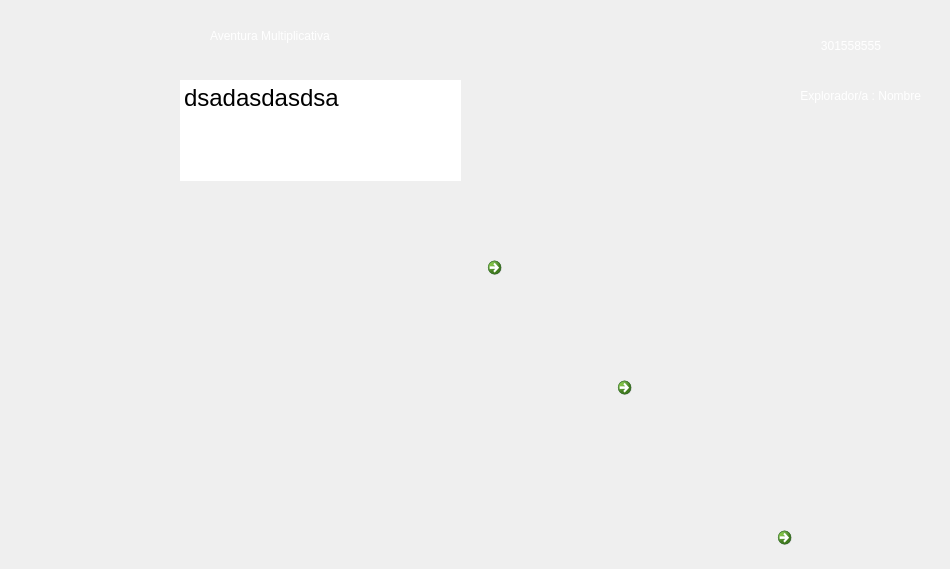
<?xml version="1.0" encoding="UTF-8"?>
<ui version="4.0">
 <class>MainWindow</class>
 <widget class="QMainWindow" name="MainWindow">
  <property name="geometry">
   <rect>
    <x>0</x>
    <y>0</y>
    <width>950</width>
    <height>569</height>
   </rect>
  </property>
  <property name="windowTitle">
   <string>Shake-Shake</string>
  </property>
  <property name="styleSheet">
   <string notr="true">QPushButton{
	border-radius: 60px;
}
QPushButton:pressed {
	border-radius: 30px;
    padding-top: 2px;
    padding-left: 3px;
}
QPushButton:hover {
	qproperty-iconSize: 16px 16px;

        padding-right: 3px;
}</string>
  </property>
  <widget class="QWidget" name="centralwidget">
   <widget class="QPushButton" name="AmigosMulti1">
    <property name="geometry">
     <rect>
      <x>40</x>
      <y>280</y>
      <width>151</width>
      <height>131</height>
     </rect>
    </property>
    <property name="cursor">
     <cursorShape>PointingHandCursor</cursorShape>
    </property>
    <property name="styleSheet">
     <string notr="true"/>
    </property>
    <property name="text">
     <string/>
    </property>
    <property name="icon">
     <iconset>
      <normaloff>Images/AventuraMultiplicativanv1.png</normaloff>Images/AventuraMultiplicativanv1.png</iconset>
    </property>
    <property name="iconSize">
     <size>
      <width>150</width>
      <height>150</height>
     </size>
    </property>
   </widget>
   <widget class="QPushButton" name="AmigosMulti3">
    <property name="geometry">
     <rect>
      <x>420</x>
      <y>360</y>
      <width>151</width>
      <height>131</height>
     </rect>
    </property>
    <property name="cursor">
     <cursorShape>PointingHandCursor</cursorShape>
    </property>
    <property name="styleSheet">
     <string notr="true">font: italic 14pt &quot;Arial&quot;;
color: rgb(0, 17, 255);
</string>
    </property>
    <property name="text">
     <string/>
    </property>
    <property name="icon">
     <iconset>
      <normaloff>Images/AventuraMultiplicativanv3.png</normaloff>Images/AventuraMultiplicativanv3.png</iconset>
    </property>
    <property name="iconSize">
     <size>
      <width>300</width>
      <height>150</height>
     </size>
    </property>
   </widget>
   <widget class="QPushButton" name="AmigosMulti2">
    <property name="geometry">
     <rect>
      <x>210</x>
      <y>420</y>
      <width>141</width>
      <height>141</height>
     </rect>
    </property>
    <property name="cursor">
     <cursorShape>PointingHandCursor</cursorShape>
    </property>
    <property name="styleSheet">
     <string notr="true"/>
    </property>
    <property name="text">
     <string/>
    </property>
    <property name="icon">
     <iconset>
      <normaloff>Images/AventuraMultiplicativanv2.png</normaloff>Images/AventuraMultiplicativanv2.png</iconset>
    </property>
    <property name="iconSize">
     <size>
      <width>150</width>
      <height>150</height>
     </size>
    </property>
   </widget>
   <widget class="QLabel" name="label_7">
    <property name="geometry">
     <rect>
      <x>70</x>
      <y>20</y>
      <width>441</width>
      <height>241</height>
     </rect>
    </property>
    <property name="styleSheet">
     <string notr="true">font: 16pt &quot;Pristina&quot;;
</string>
    </property>
    <property name="text">
     <string/>
    </property>
    <property name="pixmap">
     <pixmap>Images/dialogo2.png</pixmap>
    </property>
    <property name="scaledContents">
     <bool>true</bool>
    </property>
   </widget>
   <widget class="QTextEdit" name="dialogo">
    <property name="enabled">
     <bool>true</bool>
    </property>
    <property name="geometry">
     <rect>
      <x>180</x>
      <y>80</y>
      <width>281</width>
      <height>101</height>
     </rect>
    </property>
    <property name="styleSheet">
     <string notr="true">font: 18pt &quot;Times New Roman&quot;;
border-color: rgb(255, 255, 255);
border:none</string>
    </property>
    <property name="readOnly">
     <bool>true</bool>
    </property>
    <property name="html">
     <string>&lt;!DOCTYPE HTML PUBLIC &quot;-//W3C//DTD HTML 4.0//EN&quot; &quot;http://www.w3.org/TR/REC-html40/strict.dtd&quot;&gt;
&lt;html&gt;&lt;head&gt;&lt;meta name=&quot;qrichtext&quot; content=&quot;1&quot; /&gt;&lt;style type=&quot;text/css&quot;&gt;
p, li { white-space: pre-wrap; }
&lt;/style&gt;&lt;/head&gt;&lt;body style=&quot; font-family:'Times New Roman'; font-size:18pt; font-weight:400; font-style:normal;&quot;&gt;
&lt;p style=&quot; margin-top:0px; margin-bottom:0px; margin-left:0px; margin-right:0px; -qt-block-indent:0; text-indent:0px;&quot;&gt;dsadasdasdsa&lt;/p&gt;&lt;/body&gt;&lt;/html&gt;</string>
    </property>
   </widget>
   <widget class="QLabel" name="shake">
    <property name="geometry">
     <rect>
      <x>10</x>
      <y>140</y>
      <width>151</width>
      <height>151</height>
     </rect>
    </property>
    <property name="text">
     <string/>
    </property>
    <property name="pixmap">
     <pixmap>Images/shakehabla.gif</pixmap>
    </property>
    <property name="scaledContents">
     <bool>true</bool>
    </property>
   </widget>
   <widget class="QLabel" name="label_2">
    <property name="geometry">
     <rect>
      <x>-60</x>
      <y>-80</y>
      <width>1021</width>
      <height>651</height>
     </rect>
    </property>
    <property name="text">
     <string/>
    </property>
    <property name="pixmap">
     <pixmap>Images/fondo.jpg</pixmap>
    </property>
    <property name="scaledContents">
     <bool>true</bool>
    </property>
   </widget>
   <widget class="QCommandLinkButton" name="reglas1">
    <property name="geometry">
     <rect>
      <x>480</x>
      <y>250</y>
      <width>71</width>
      <height>81</height>
     </rect>
    </property>
    <property name="text">
     <string notr="true"/>
    </property>
    <property name="icon">
     <iconset>
      <normaloff>../../../Downloads/Icono-Ayuda.png</normaloff>../../../Downloads/Icono-Ayuda.png</iconset>
    </property>
    <property name="iconSize">
     <size>
      <width>100</width>
      <height>100</height>
     </size>
    </property>
    <property name="shortcut">
     <string/>
    </property>
   </widget>
   <widget class="QCommandLinkButton" name="reglas1_2">
    <property name="geometry">
     <rect>
      <x>610</x>
      <y>370</y>
      <width>71</width>
      <height>81</height>
     </rect>
    </property>
    <property name="text">
     <string notr="true"/>
    </property>
    <property name="icon">
     <iconset>
      <normaloff>../../../Downloads/Icono-Ayuda.png</normaloff>../../../Downloads/Icono-Ayuda.png</iconset>
    </property>
    <property name="iconSize">
     <size>
      <width>100</width>
      <height>100</height>
     </size>
    </property>
    <property name="shortcut">
     <string/>
    </property>
   </widget>
   <widget class="QCommandLinkButton" name="reglas1_3">
    <property name="geometry">
     <rect>
      <x>770</x>
      <y>520</y>
      <width>71</width>
      <height>81</height>
     </rect>
    </property>
    <property name="text">
     <string notr="true"/>
    </property>
    <property name="icon">
     <iconset>
      <normaloff>../../../Downloads/Icono-Ayuda.png</normaloff>../../../Downloads/Icono-Ayuda.png</iconset>
    </property>
    <property name="iconSize">
     <size>
      <width>100</width>
      <height>100</height>
     </size>
    </property>
    <property name="shortcut">
     <string/>
    </property>
   </widget>
   <widget class="QPushButton" name="salir">
    <property name="geometry">
     <rect>
      <x>790</x>
      <y>410</y>
      <width>121</width>
      <height>121</height>
     </rect>
    </property>
    <property name="cursor">
     <cursorShape>PointingHandCursor</cursorShape>
    </property>
    <property name="styleSheet">
     <string notr="true"/>
    </property>
    <property name="text">
     <string/>
    </property>
    <property name="icon">
     <iconset>
      <normaloff>Images/newSalir.png</normaloff>Images/newSalir.png</iconset>
    </property>
    <property name="iconSize">
     <size>
      <width>150</width>
      <height>150</height>
     </size>
    </property>
   </widget>
   <widget class="QLabel" name="nombre">
    <property name="geometry">
     <rect>
      <x>630</x>
      <y>80</y>
      <width>291</width>
      <height>31</height>
     </rect>
    </property>
    <property name="styleSheet">
     <string notr="true">color: rgb(255, 255, 255);
font: 20pt &quot;Times New Roman&quot;;</string>
    </property>
    <property name="text">
     <string>Explorador/a : Nombre</string>
    </property>
    <property name="alignment">
     <set>Qt::AlignRight|Qt::AlignTrailing|Qt::AlignVCenter</set>
    </property>
   </widget>
   <widget class="QLabel" name="label_3">
    <property name="geometry">
     <rect>
      <x>890</x>
      <y>20</y>
      <width>41</width>
      <height>41</height>
     </rect>
    </property>
    <property name="text">
     <string/>
    </property>
    <property name="pixmap">
     <pixmap>Images/shake.png</pixmap>
    </property>
    <property name="scaledContents">
     <bool>true</bool>
    </property>
   </widget>
   <widget class="QLabel" name="totalEstrellas">
    <property name="geometry">
     <rect>
      <x>690</x>
      <y>30</y>
      <width>191</width>
      <height>31</height>
     </rect>
    </property>
    <property name="styleSheet">
     <string notr="true">color: rgb(255, 255, 255);
font: 20pt &quot;Times New Roman&quot;;</string>
    </property>
    <property name="text">
     <string>301558555</string>
    </property>
    <property name="alignment">
     <set>Qt::AlignRight|Qt::AlignTrailing|Qt::AlignVCenter</set>
    </property>
   </widget>
   <widget class="QLabel" name="ejemplosuma">
    <property name="geometry">
     <rect>
      <x>210</x>
      <y>10</y>
      <width>471</width>
      <height>51</height>
     </rect>
    </property>
    <property name="styleSheet">
     <string notr="true">color: rgb(255, 255, 255);
font: 30pt &quot;Times New Roman&quot;;</string>
    </property>
    <property name="text">
     <string>Aventura Multiplicativa</string>
    </property>
   </widget>
   <zorder>label_2</zorder>
   <zorder>shake</zorder>
   <zorder>AmigosMulti1</zorder>
   <zorder>AmigosMulti3</zorder>
   <zorder>AmigosMulti2</zorder>
   <zorder>label_7</zorder>
   <zorder>dialogo</zorder>
   <zorder>reglas1</zorder>
   <zorder>reglas1_2</zorder>
   <zorder>reglas1_3</zorder>
   <zorder>salir</zorder>
   <zorder>nombre</zorder>
   <zorder>label_3</zorder>
   <zorder>totalEstrellas</zorder>
   <zorder>ejemplosuma</zorder>
  </widget>
 </widget>
 <resources/>
 <connections/>
</ui>
